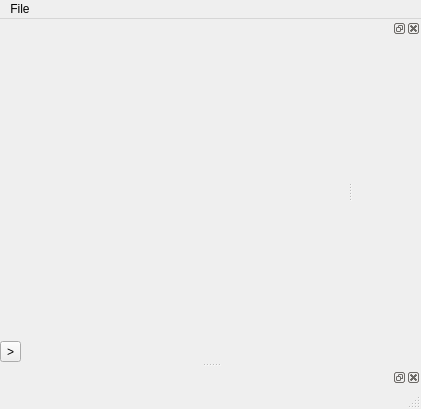
<?xml version="1.0" encoding="UTF-8"?>
<ui version="4.0">
 <class>qMSECGMainWindow</class>
 <widget class="QMainWindow" name="qMSECGMainWindow">
  <property name="geometry">
   <rect>
    <x>0</x>
    <y>0</y>
    <width>421</width>
    <height>409</height>
   </rect>
  </property>
  <property name="windowTitle">
   <string>ECG - Multi Scale Visualization Toolkit</string>
  </property>
  <widget class="QWidget" name="centralwidget">
   <layout class="QVBoxLayout" name="verticalLayout_3" stretch="1,0">
    <property name="margin">
     <number>0</number>
    </property>
    <item>
     <widget class="QVTKWidget" name="threeDView" native="true"/>
    </item>
    <item>
     <layout class="QHBoxLayout" name="horizontalLayout">
      <item>
       <widget class="QToolButton" name="playToolButton">
        <property name="text">
         <string>&gt;</string>
        </property>
       </widget>
      </item>
      <item>
       <widget class="ctkSliderWidget" name="currentFrameSlider" native="true"/>
      </item>
     </layout>
    </item>
   </layout>
  </widget>
  <widget class="QMenuBar" name="menubar">
   <property name="geometry">
    <rect>
     <x>0</x>
     <y>0</y>
     <width>421</width>
     <height>25</height>
    </rect>
   </property>
   <widget class="QMenu" name="menuFile">
    <property name="title">
     <string>File</string>
    </property>
    <addaction name="actionOpenCartoData"/>
    <addaction name="actionClose"/>
    <addaction name="actionExit"/>
   </widget>
   <addaction name="menuFile"/>
  </widget>
  <widget class="QStatusBar" name="statusbar"/>
  <widget class="QDockWidget" name="ecgReviewPanel">
   <property name="allowedAreas">
    <set>Qt::LeftDockWidgetArea|Qt::RightDockWidgetArea</set>
   </property>
   <attribute name="dockWidgetArea">
    <number>2</number>
   </attribute>
   <widget class="QWidget" name="dockWidgetContents_3">
    <layout class="QVBoxLayout" name="verticalLayout">
     <property name="margin">
      <number>0</number>
     </property>
     <item>
      <widget class="QScrollArea" name="scrollArea">
       <property name="frameShape">
        <enum>QFrame::NoFrame</enum>
       </property>
       <property name="horizontalScrollBarPolicy">
        <enum>Qt::ScrollBarAlwaysOff</enum>
       </property>
       <property name="widgetResizable">
        <bool>true</bool>
       </property>
       <widget class="QWidget" name="scrollAreaWidgetContents">
        <property name="geometry">
         <rect>
          <x>0</x>
          <y>0</y>
          <width>79</width>
          <height>295</height>
         </rect>
        </property>
       </widget>
      </widget>
     </item>
    </layout>
   </widget>
  </widget>
  <widget class="QDockWidget" name="ecgPanel">
   <property name="floating">
    <bool>false</bool>
   </property>
   <property name="allowedAreas">
    <set>Qt::BottomDockWidgetArea|Qt::TopDockWidgetArea</set>
   </property>
   <attribute name="dockWidgetArea">
    <number>8</number>
   </attribute>
   <widget class="QWidget" name="dockWidgetContents_4">
    <layout class="QVBoxLayout" name="verticalLayout_2">
     <property name="margin">
      <number>0</number>
     </property>
     <item>
      <widget class="ctkVTKChartView" name="ecgView" native="true"/>
     </item>
    </layout>
   </widget>
  </widget>
  <action name="actionOpenCartoData">
   <property name="text">
    <string>Open...</string>
   </property>
   <property name="shortcut">
    <string>Ctrl+O</string>
   </property>
  </action>
  <action name="actionExit">
   <property name="text">
    <string>Exit</string>
   </property>
   <property name="shortcut">
    <string>Ctrl+Q</string>
   </property>
  </action>
  <action name="actionClose">
   <property name="text">
    <string>Close</string>
   </property>
   <property name="shortcut">
    <string>Ctrl+X</string>
   </property>
  </action>
 </widget>
 <customwidgets>
  <customwidget>
   <class>ctkSliderWidget</class>
   <extends>QWidget</extends>
   <header>ctkSliderWidget.h</header>
  </customwidget>
  <customwidget>
   <class>QVTKWidget</class>
   <extends>QWidget</extends>
   <header>QVTKWidget.h</header>
   <container>1</container>
  </customwidget>
  <customwidget>
   <class>ctkVTKChartView</class>
   <extends>QWidget</extends>
   <header>ctkVTKChartView.h</header>
   <container>1</container>
  </customwidget>
 </customwidgets>
 <resources/>
 <connections/>
</ui>
